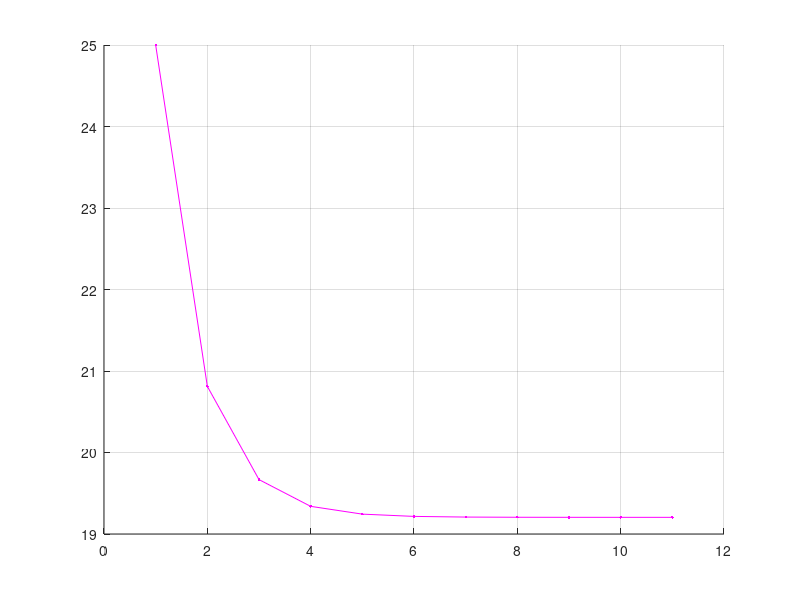

MATLAB code for this plot:
clear, clc

Wguess = 25;
W = Wguess;
for i = 1:10
    Wto(i) = W;

    %s = 7.12;
    S = 4.3; %W/(.5*.00238*60^2 * 1.2 );
    A = 7.4; %8.68;
    Sh = 0.2 *S;
    Sv = .33;
    bh = 1.5;
    bv = 0.7;
    
    hac = 0.25;
    c = 0.8;
    ch = 0.38;
    cv = .5;
    hach = 0.25;
    hacv = 0.25;
    
% Component Weight Estimates- Nicolai
% Wing Weight 
    
    N=6.6; %Ultimate Load Factor (1.5 times limit load factor)(GIVEN)
    Delta=0*pi/180;%Deg %Wing 1/4 chord sweep angle
    tr=0.4; %Taper Ratio
    tc=0.12; %Maximum Thickness Ratio (GIVEN)
    Ve=80;%kts %Equivalent Vmax at SL

    Ww=96.948*((W*N/10^5)^0.65*(A/cos(Delta))^0.57*(S/100)^0.61*((1+tr)/(2*tc))^0.36*(1+Ve/500)^0.5)^0.993

%% Fuselage Weight

    lf= 5; %ft %Fuselage Length
    WF=.67; %ft %Fuselage Width
    D=1/24; %ft %Fuselage Max Depth

    Wf=200*((W*N/10^5)^0.286*(lf/10)^0.857*((WF+D)/10)*(Ve/100)^0.338)^1.1

%% Horizontal Tail Weight

    lh=35 / 12 + (.5 - hac) * c - (.5 - hach) * ch; %ft %Distance from Wing MACto Tail MAC
    thr=ch*.12*12; %inches %horizontal tail max root thickness (chord * thick/chord)

    Wht=127*((W*N/10^5)^0.87*(Sh/100)^1.2*(lh/10)^0.483*(bh/thr)^0.5)^0.458

%% Vertical Tail Weight

    tvr=cv*.12*12; %in %Vertical Tail Max Root Thickness (chord * thick/chord * in/ft)

    Wvt= (2)* 98.5*((W*N/10^5)^0.87*( (.5)* Sv/100)^1.2*( (.5)* bv/tvr)^0.5)^0.458

%% Landing Gear Weight

%Llg=18; %in    %Length of Main Landing Gear Strut
%Nland=2; %Ultimate Load Factor at Wland
%Wlg=0.054*(Llg)^0.501*(W*Nland)^0.684

%don't need niccolai if we have specific landing gear
    Wlg = 1.5;

%% TOTAL STRUCTURAL WEIGHT
    Wstruct=Ww+Wf+Wht+Wvt+Wlg

%% Total Propulsion Unit (minus Fuel system) Weight

    Weng=1.76; %(lbs) %Bare Engine Weight
    Neng=1; %# Engines

    Wp=2.575*(Weng)^0.922*Neng %this equation likely over-estimates propulsion unit weight for a small UAV

%% Fuel Weight

    Wfu = 1.5; %(lbs)

%% Fuel System Weight

%rhof = 6.739; %lb/gal fuel mass density JP-8
%Fg = Wfu / rhof; %gal %Total Fuel
%tankint=1; %percent %Percent of Fuel Tanks that are integral
%Nt=2; %Number of Separate Fuel Tanks
%Wfs=2.49*((Fg)^0.6*(1/(1+tankint))^0.3*Nt^0.2*Neng^0.13)^1.21

% specific fuel system weights (fuel tanks, lines) likely can be found for your aircraft, if so, use those actual values instead of the niccolai equations.
    Wfs = .25;
%% Surface Controls Weight

    Wsc=1.066*W^0.626;
%% Avionics Weight - use weights of specific sensors you choose (camera, servos, computer, GPS & Battery)
    Wau=1.62
%% Payload Weight
    Wpl=2;
%% TOTAL WEIGHT
    Wto(i)=Wstruct+Wp+Wfs+Wsc+Wpl+Wfu
    W = Wto(i)
end
figure; grid on;
hold on

plot([Wguess Wto], '.-m')
